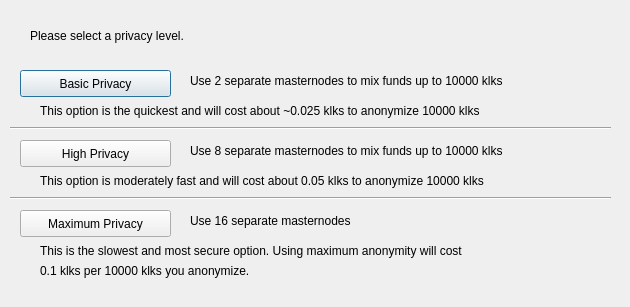
<?xml version="1.0" encoding="UTF-8"?>
<ui version="4.0">
 <class>ObfuscationConfig</class>
 <widget class="QDialog" name="ObfuscationConfig">
  <property name="geometry">
   <rect>
    <x>0</x>
    <y>0</y>
    <width>630</width>
    <height>307</height>
   </rect>
  </property>
  <property name="windowTitle">
   <string>Configure Obfuscation</string>
  </property>
  <widget class="QPushButton" name="buttonBasic">
   <property name="geometry">
    <rect>
     <x>20</x>
     <y>70</y>
     <width>151</width>
     <height>27</height>
    </rect>
   </property>
   <property name="text">
    <string>Basic Privacy</string>
   </property>
  </widget>
  <widget class="QPushButton" name="buttonHigh">
   <property name="geometry">
    <rect>
     <x>20</x>
     <y>140</y>
     <width>151</width>
     <height>27</height>
    </rect>
   </property>
   <property name="text">
    <string>High Privacy</string>
   </property>
  </widget>
  <widget class="QPushButton" name="buttonMax">
   <property name="geometry">
    <rect>
     <x>20</x>
     <y>210</y>
     <width>151</width>
     <height>27</height>
    </rect>
   </property>
   <property name="text">
    <string>Maximum Privacy</string>
   </property>
  </widget>
  <widget class="QLabel" name="label">
   <property name="geometry">
    <rect>
     <x>30</x>
     <y>20</y>
     <width>571</width>
     <height>31</height>
    </rect>
   </property>
   <property name="text">
    <string>Please select a privacy level.</string>
   </property>
  </widget>
  <widget class="QLabel" name="label_2">
   <property name="geometry">
    <rect>
     <x>190</x>
     <y>70</y>
     <width>421</width>
     <height>21</height>
    </rect>
   </property>
   <property name="text">
    <string>Use 2 separate masternodes to mix funds up to 10000 klks</string>
   </property>
  </widget>
  <widget class="QLabel" name="label_3">
   <property name="geometry">
    <rect>
     <x>190</x>
     <y>140</y>
     <width>411</width>
     <height>21</height>
    </rect>
   </property>
   <property name="text">
    <string>Use 8 separate masternodes to mix funds up to 10000 klks</string>
   </property>
  </widget>
  <widget class="QLabel" name="label_4">
   <property name="geometry">
    <rect>
     <x>190</x>
     <y>210</y>
     <width>421</width>
     <height>21</height>
    </rect>
   </property>
   <property name="text">
    <string>Use 16 separate masternodes</string>
   </property>
  </widget>
  <widget class="QLabel" name="label_6">
   <property name="geometry">
    <rect>
     <x>40</x>
     <y>100</y>
     <width>561</width>
     <height>21</height>
    </rect>
   </property>
   <property name="text">
    <string>This option is the quickest and will cost about ~0.025 klks to anonymize 10000 klks</string>
   </property>
  </widget>
  <widget class="QLabel" name="label_7">
   <property name="geometry">
    <rect>
     <x>40</x>
     <y>170</y>
     <width>561</width>
     <height>21</height>
    </rect>
   </property>
   <property name="text">
    <string>This option is moderately fast and will cost about 0.05 klks to anonymize 10000 klks</string>
   </property>
  </widget>
  <widget class="QLabel" name="label_8">
   <property name="geometry">
    <rect>
     <x>40</x>
     <y>240</y>
     <width>561</width>
     <height>21</height>
    </rect>
   </property>
   <property name="text">
    <string>This is the slowest and most secure option. Using maximum anonymity will cost</string>
   </property>
  </widget>
  <widget class="QLabel" name="label_9">
   <property name="geometry">
    <rect>
     <x>40</x>
     <y>260</y>
     <width>561</width>
     <height>21</height>
    </rect>
   </property>
   <property name="text">
    <string>0.1 klks per 10000 klks you anonymize.</string>
   </property>
  </widget>
  <widget class="Line" name="line">
   <property name="geometry">
    <rect>
     <x>10</x>
     <y>120</y>
     <width>601</width>
     <height>16</height>
    </rect>
   </property>
   <property name="orientation">
    <enum>Qt::Horizontal</enum>
   </property>
  </widget>
  <widget class="Line" name="line_2">
   <property name="geometry">
    <rect>
     <x>10</x>
     <y>190</y>
     <width>601</width>
     <height>16</height>
    </rect>
   </property>
   <property name="orientation">
    <enum>Qt::Horizontal</enum>
   </property>
  </widget>
 </widget>
 <resources/>
 <connections/>
</ui>
